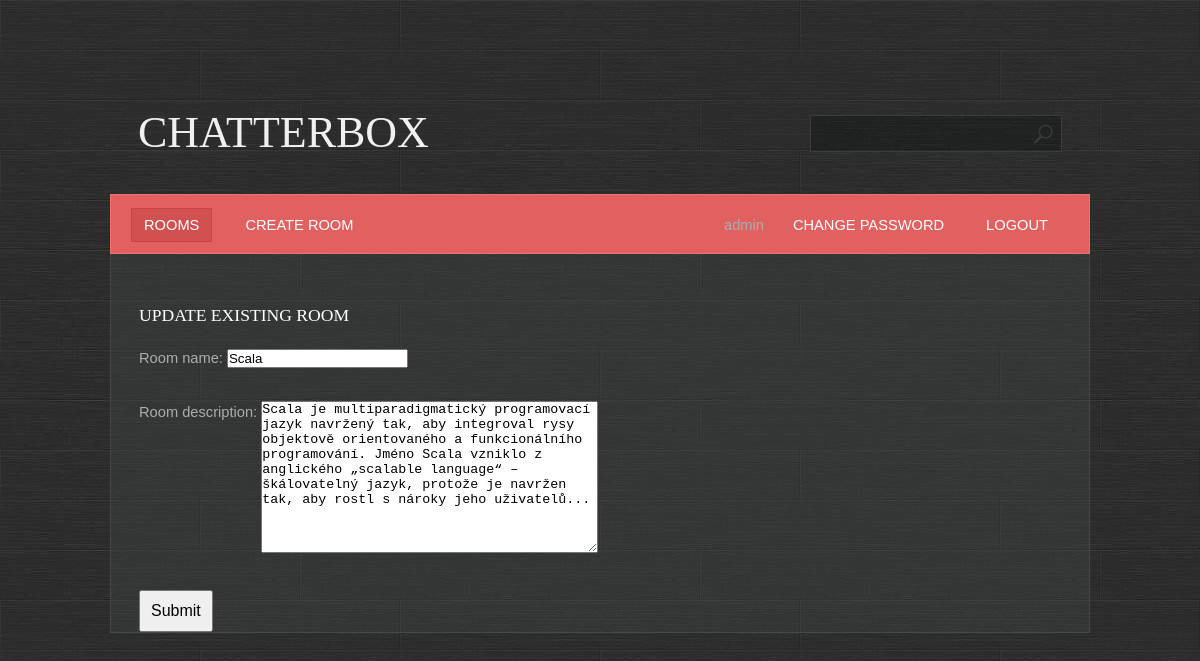
The page /room/update/4 (signed in) on the database its author committed.
### base/models.py (models this page shows, shortened)
class Room(Model):
    name = models.CharField(max_length=200, unique=True)
    description = models.TextField(null=True, blank=True)
    participants = models.ManyToManyField(User, related_name='participants', blank=True)
    created = models.DateTimeField(auto_now_add=True)
    updated = models.DateTimeField(auto_now=True)
    class Meta:
        ordering = ['-created', 'name']

### base/views.py (the view)
# urls.py: path('room/update/<pk>', base.views.RoomUpdateView.as_view(), name='room_update'),
class RoomUpdateView(PermissionRequiredMixin, LoginRequiredMixin, UpdateView):
    template_name = 'base/room_form.html'
    extra_context = {'title': 'Update existing room'}
    form_class = RoomForm
    success_url = reverse_lazy('rooms')
    model = Room
    permission_required = 'base.change_room'

### base/forms.py (shortened to what this page needs)
class RoomForm(ModelForm):
    class Meta:
        model = Room
        fields = '__all__'
        exclude = ['participants']

### base/templates/base/room_form.html (shortened to what this page needs)
{% extends 'main.html' %}
{% block content %}
    <h3>{{  title }}</h3>
    <form method="post">
        <div class="box">
            <label for="{{  form.name.id_for_label }}">Room name:</label>
            {{ form.name }}
        </div>
        <div class="box">
            <label for="{{ form.description.id_for_label }}" style="vertical-align: top;">Room description:</label>
            {{ form.description }}
        </div>
        <button typeof="submit">Submit</button>
    </form>
{% endblock %}

### templates/navbar.html
<ul>
    <li class="first active">
        <a href="{% url 'rooms' %}">Rooms</a>
    </li>
    {% if perms.base.add_room %}
        <li>
            <a href="{% url 'room_create' %}">Create room</a>
        </li>
    {%  endif %}
    {% if user.is_authenticated %}
        <li class="last-child">
            <a href="{% url 'logout' %}">Logout</a>
        </li>
        <li class="last-child">
            <a href="{% url 'password_change' %}">Change password</a>
        </li>
        <li class="last-child">{{ user.username }}
        </li>
    {% else %}
        <li class="last-child">
            <a href="{% url 'login' %}">Login</a>
        </li>
    {% endif %}
</ul><br class="clearfix"/>

### static/styles/style.css (style rules this page uses)
* { margin: 0; padding: 0; }
a { text-decoration: underline; color: #e8e8e8; }
body { font-size: 11pt; line-height: 1.6em; font-family: Arial, sans-serif; background: #9ea3a3; color: #adadad; background: url(/static/images/bg.jpg); }
button { padding: 10px; font-size: 12pt; }
h1,h2,h3,h4 { text-transform: uppercase; font-weight: normal; color: #f0f0f0; }
h2,h3,h4 { margin-bottom: 20px; font-family: Arvo, serif; color: #ffffff; }
h3 { font-size: 1.2em; }
ul { margin-bottom: 1.25em; }
ul { list-style: none; }
.last-child { float:right; }
.box { overflow: hidden; margin: 0 0 30px 0; }
#menu a { text-decoration: none; text-transform: uppercase; color: #ffffff; padding: 8px 12px 8px 12px; border: solid 1px #e16060; }
#menu ul { list-style: none; }
#menu ul li { display: inline; padding: 0 8px 0 8px; }
#menu ul li.first { padding-left: 0; }
#menu ul li.active a { background: #D15050; border: solid 1px #C64545; }

### rows shown on the page
Room: name "Scala", description "Scala je multiparadigmatický programovací jazyk navržený tak, aby integroval rysy objektově orientovaného a funkcionálního programování. Jméno Scala vzniklo z anglického „scalable language“ – škálovatelný jazyk, protože je navržen tak, aby rostl s nároky jeho uživatelů..."

### other values the page prints
{{ user.username }} "admin"
{{ title }} "UPDATE EXISTING ROOM"
